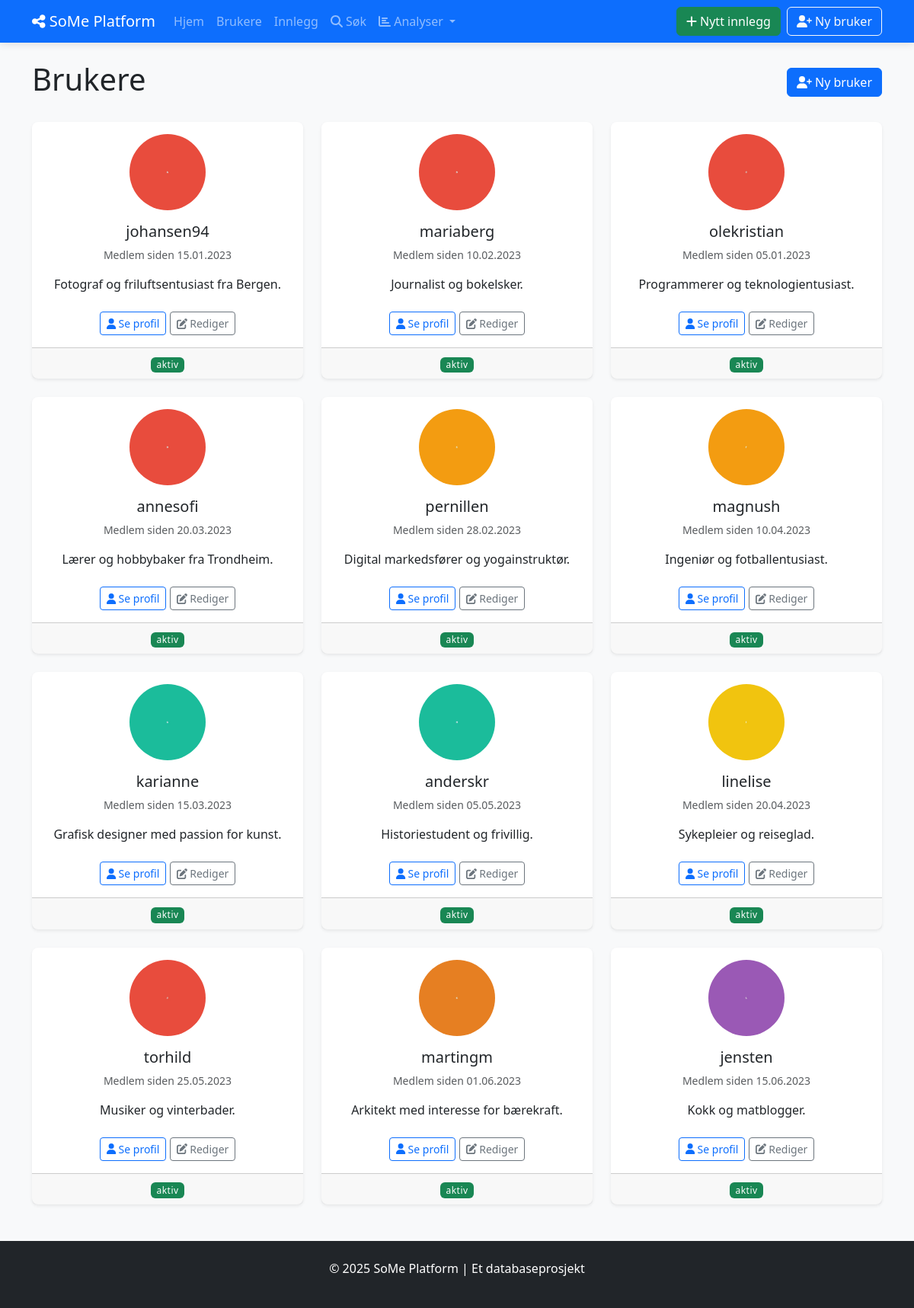
/users, run on an earlier commit of the app's database.
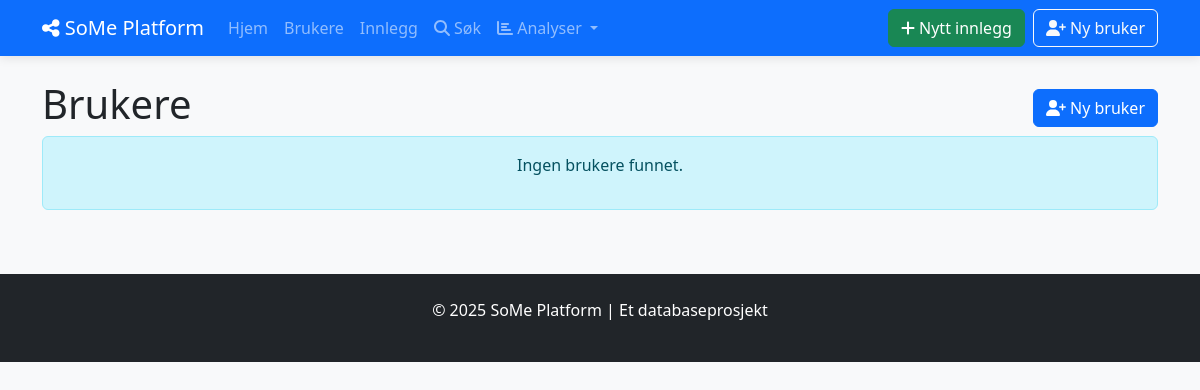
And on a later commit of the database.
### tables this page shows
CREATE TABLE BRUKERE (
            bruker_id INTEGER PRIMARY KEY AUTOINCREMENT,
            brukernavn TEXT NOT NULL UNIQUE,
            epost TEXT NOT NULL UNIQUE,
            passord_hash TEXT NOT NULL,
            profilbilde TEXT,
            bio TEXT,
            registrerings_dato DATE NOT NULL DEFAULT CURRENT_DATE,
            fødselsdato DATE,
            status TEXT DEFAULT 'aktiv'
        );

### social_media_app/app.py (the view)
@app.route('/users')
def list_users():
    with Database() as db:
        users = db.fetchall("SELECT * FROM BRUKERE")
        users = [format_date_fields(user, ['registrerings_dato', 'fødselsdato']) for user in users]
    return render_template('users/list.html', users=users)

### social_media_app/app.py (called while the page is built)
def format_date_fields(item, date_fields=None):
    if not item:
        return None
    if not isinstance(item, dict):
        item = dict(item)
    if date_fields:
        for field in date_fields:
            if field in item and item[field]:
                try:
                    if 'T' in item[field]:  # ISO format
                        item[field] = datetime.fromisoformat(item[field].replace('Z', '+00:00'))
                    else:  # SQLite default format
                        item[field] = datetime.strptime(item[field], '%Y-%m-%d %H:%M:%S')
                except (ValueError, TypeError):
                    try:
                        item[field] = datetime.strptime(item[field], '%Y-%m-%d')
                    except (ValueError, TypeError):
                        pass  # Keep original if parsing fails
    return item

### social_media_app/db_config.py (called while the page is built)
    def __enter__(self):
        return self

    def __exit__(self, exc_type, exc_val, exc_tb):
        self.cursor.close()
        if self.conn:
            self.conn.close()

    def fetchall(self, sql, params=None):
        self.cursor.execute(sql, params or ())
        return self.cursor.fetchall()

### social_media_app/templates/users/list.html (shortened to what this page needs)
{% extends "base.html" %}
{% block content %}
<div class="d-flex justify-content-between align-items-center mb-4">
    <h1>Brukere</h1>
    <a href="{{ url_for('show_create_user') }}" class="btn btn-primary">
        <i class="fas fa-user-plus"></i> Ny bruker
    </a>
</div>
<div class="row row-cols-1 row-cols-md-3 g-4">
    {% for user in users %}
    <div class="col">
        <div class="card h-100 shadow-sm">
            <div class="card-body text-center">
                <div class="mb-3">
                    {% if user.profilbilde %}
                        <img src="{{ url_for('static', filename='uploads/' + user.profilbilde) }}"
                             alt="{{ user.brukernavn }}" class="rounded-circle" width="100" height="100">
                    {% else %}
                        <div class="rounded-circle bg-secondary rounded-circle-placeholder">
                            <i class="fas fa-user fa-3x text-white"></i>
                        </div>
                    {% endif %}
                </div>
                <h5 class="card-title">{{ user.brukernavn }}</h5>
                <p class="card-text text-muted small">Medlem siden {{ user.registrerings_dato.strftime('%d.%m.%Y') }}</p>
                <div class="mt-3">
                    <p class="card-text text-truncate">
                        {% if user.bio %}
                            {{ user.bio }}
                        {% else %}
                            <span class="text-muted fst-italic">Ingen biografi</span>
                        {% endif %}
                    </p>
                </div>
                <div class="mt-4">
                    <a href="{{ url_for('view_user', user_id=user.bruker_id) }}" class="btn btn-sm btn-outline-primary">
                        <i class="fas fa-user"></i> Se profil
                    </a>
                    <a href="{{ url_for('show_edit_user', user_id=user.bruker_id) }}" class="btn btn-sm btn-outline-secondary">
                        <i class="fas fa-edit"></i> Rediger
                    </a>
                </div>
            </div>
            <div class="card-footer text-center">
                <span class="badge {{ 'bg-success' if user.status == 'aktiv' else 'bg-secondary' }}">
                    {{ user.status }}
                </span>
            </div>
        </div>
    </div>
    {% endfor %}
</div>
{% if not users %}
<div class="alert alert-info text-center">
    <p>Ingen brukere funnet.</p>
</div>
{% endif %}
{% endblock %}

What changed in the data, as far as the page shows it:
removed BRUKERE: profilbilde (picture), brukernavn "johansen94", registrerings_dato "15.01.2023", bio "Fotograf og friluftsentusiast fra Bergen.", status "aktiv"
removed BRUKERE: profilbilde (picture), brukernavn "mariaberg", registrerings_dato "10.02.2023", bio "Journalist og bokelsker.", status "aktiv"
removed BRUKERE: profilbilde (picture), brukernavn "olekristian", registrerings_dato "05.01.2023", bio "Programmerer og teknologientusiast.", status "aktiv"
removed BRUKERE: profilbilde (picture), brukernavn "annesofi", registrerings_dato "20.03.2023", bio "Lærer og hobbybaker fra Trondheim.", status "aktiv"
removed BRUKERE: profilbilde (picture), brukernavn "pernillen", registrerings_dato "28.02.2023", bio "Digital markedsfører og yogainstruktør.", status "aktiv"
removed BRUKERE: profilbilde (picture), brukernavn "magnush", registrerings_dato "10.04.2023", bio "Ingeniør og fotballentusiast.", status "aktiv"
removed BRUKERE: profilbilde (picture), brukernavn "karianne", registrerings_dato "15.03.2023", bio "Grafisk designer med passion for kunst.", status "aktiv"
removed BRUKERE: profilbilde (picture), brukernavn "anderskr", registrerings_dato "05.05.2023", bio "Historiestudent og frivillig.", status "aktiv"
removed BRUKERE: profilbilde (picture), brukernavn "linelise", registrerings_dato "20.04.2023", bio "Sykepleier og reiseglad.", status "aktiv"
removed BRUKERE: profilbilde (picture), brukernavn "torhild", registrerings_dato "25.05.2023", bio "Musiker og vinterbader.", status "aktiv"
removed BRUKERE: profilbilde (picture), brukernavn "martingm", registrerings_dato "01.06.2023", bio "Arkitekt med interesse for bærekraft.", status "aktiv"
removed BRUKERE: profilbilde (picture), brukernavn "jensten", registrerings_dato "15.06.2023", bio "Kokk og matblogger.", status "aktiv"
Also different on the page:
text now shown: "Ingen brukere funnet."
